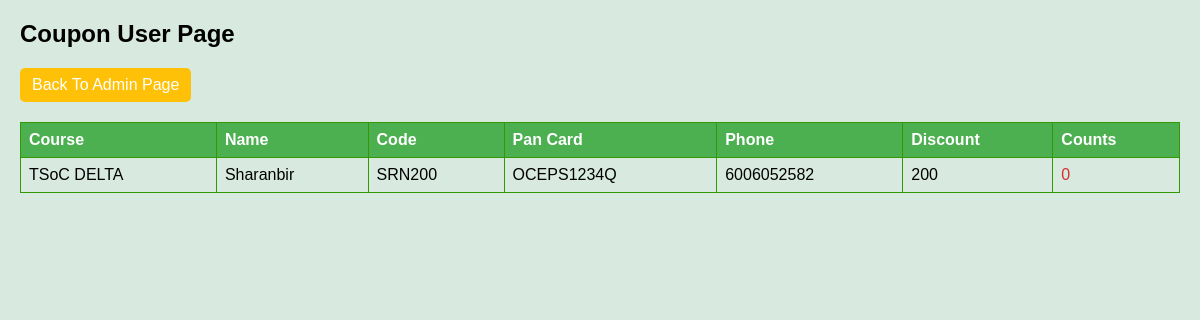
/couponuserpage/, run on the app's committed database.
### tango/models.py (models this page shows)
class CouponCode(models.Model):
    code = models.CharField(max_length=6)
    count = models.IntegerField(default=0)
    name = models.CharField(max_length=60,null=True)
    pan_number = models.CharField(max_length=20,null=True)
    course = models.ForeignKey(Course,on_delete=models.CASCADE)
    discount = models.IntegerField(default=0)
    phone = models.CharField(max_length=15,null=True)

class Course(models.Model):
    name = models.CharField(max_length=40,null=True)
    slug = models.CharField(max_length=40,null=True)
    description = models.CharField(max_length=300,null=True)
    price = models.IntegerField(null=True)
    discount = models.IntegerField(null=True,default=0)
    active = models.BooleanField(default=False)
    thumbnail = models.ImageField(upload_to='files/thumbnail/')
    date = models.DateTimeField(auto_now_add=True)
    resource = models.FileField(upload_to='files/resource/')
    time_to_complete = models.CharField(max_length=50,null=True)
    numbers_of_chapter = models.IntegerField(null=True)
    requirement_to_complete = models.CharField(max_length=100,null=True)
    language = models.CharField(max_length=100,null=True)
    def __str__(self):
        return self.name

### tango/views.py (the view)
# urls.py: path('couponuserpage/',views.CouponUserPage,name='couponuserpage'),
def CouponUserPage(request):
    coupon = CouponCode.objects.all()
    context = {'coupons':coupon}
    return render(request,'tango/admin/couponuserpage.html',context)

### tango/templates/tango/admin/couponuserpage.html (shortened to what this page needs)
<!DOCTYPE html>
<html lang="en">
<head>
</head>
<body>
    <div class="actions">
        <h2>Coupon User Page</h2>
        <a href="{% url 'adminpage' %}" class="war">Back To Admin Page</a>
    </div>
    <table>
        <thead>
            <tr>
                <th>Course</th>
                <th>Name</th>
                <th>Code</th>
                <th>Pan Card</th>
                <th>Phone</th>
                <th>Discount</th>
                <th>Counts</th>
            </tr>
        </thead>
        <tbody>
            {% for coupon in coupons %}
                <tr>
                    <td>{{ coupon.course }}</td>
                    <td>{{ coupon.name }}</td>
                    <td>{{ coupon.code }}</td>
                    <td>{{ coupon.pan_number }}</td>
                    <td>{{ coupon.phone }}</td>
                    <td>{{ coupon.discount }}</td>
                    <td style="color:#d32f2f;">
                        {{coupon.count}}
                    </td>
                </tr>
            {% endfor %}
        </tbody>
    </table>
</body>
</html>

### tango/templates/tango/admin/couponuserpage.html (style rules this page uses)
body { font-family: Arial, sans-serif; background-color: #d8e9df; margin: 20px; }
table { width: 100%; border-collapse: collapse; margin-top: 20px; }
th, td { border: 1px solid #339900; padding: 8px; text-align: left; }
th { background-color: #4caf50; color: white; }
.up, .del, .war { display: inline-block; padding: 8px 12px; text-decoration: none; border-radius: 5px; margin-right: 10px; }
.war { background-color : #ffc107; color: #fff; }

### data on the page
CouponCode: course "TSoC DELTA", name "Sharanbir", code "SRN200", pan_number "OCEPS1234Q", phone "6006052582", discount "200", count "0"
